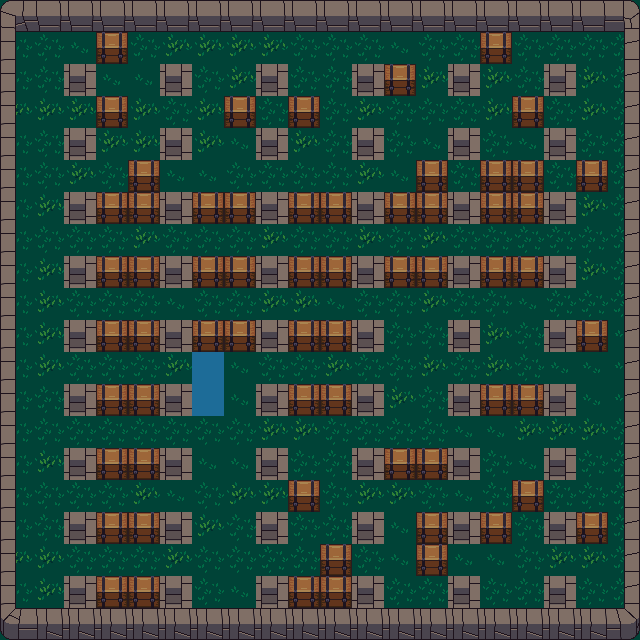

The image is a tile-based game level rendered from a .tmx file. Its description and complete source (layers, tilesets, objects, tile grids) follow:
An orthogonal 20x20 tile map with 32x32 px tiles, 3 tile layers (Tile Layer 1, florian, Tile Layer 2), 2 tilesets.

<map version="1.5" tiledversion="1.7.2" orientation="orthogonal" renderorder="right-down" width="20" height="20" tilewidth="32" tileheight="32" infinite="0" nextlayerid="4" nextobjectid="1">
 <tileset firstgid="1" source="terrain_atlas.tsx" />
 <tileset firstgid="1025" source="base_out_atlas.tsx" />
 <layer id="1" name="Tile Layer 1" width="20" height="20">
  <data encoding="csv">
936,936,936,937,937,936,936,936,936,936,936,936,936,936,936,936,936,936,935,936,
936,936,937,936,936,935,935,935,935,936,936,936,937,936,936,936,936,936,936,936,
936,936,936,937,937,936,936,935,936,936,936,935,935,935,935,935,936,936,935,936,
935,935,935,935,935,936,935,936,936,936,936,935,936,936,936,935,935,936,935,936,
936,936,935,935,935,935,935,937,936,935,936,935,936,937,936,936,937,936,936,936,
936,936,935,936,936,937,937,936,936,936,936,935,937,936,936,935,937,936,936,936,
936,935,936,936,936,937,935,936,935,936,936,935,936,936,936,935,935,936,935,936,
936,936,936,936,935,936,936,936,935,936,936,935,936,935,936,936,936,936,936,936,
936,935,937,937,937,937,936,936,936,936,936,936,936,935,937,936,936,936,935,936,
936,935,936,936,936,937,936,936,935,935,937,936,936,935,936,936,937,936,936,936,
936,935,936,936,936,936,936,935,935,936,936,936,936,936,936,935,936,936,936,937,
936,935,936,936,936,935,937,937,936,936,935,936,936,935,936,935,936,937,937,937,
936,936,935,936,936,936,936,937,935,936,935,936,935,936,937,936,936,936,937,937,
936,936,936,936,936,936,936,936,935,935,936,936,936,936,937,937,935,935,935,936,
936,935,936,936,937,937,937,937,936,936,936,936,936,936,937,936,937,937,936,936,
936,936,936,936,935,937,936,935,935,936,936,935,935,936,937,936,936,936,936,936,
936,936,936,936,936,935,935,936,936,936,936,937,937,937,937,936,936,936,936,936,
935,935,936,936,936,935,936,936,936,936,936,936,937,937,937,937,936,935,935,936,
936,935,936,936,936,936,936,937,936,936,935,935,936,936,937,936,936,937,936,936,
936,936,936,936,936,936,935,936,936,936,936,936,936,936,936,935,936,936,936,936
</data>
 </layer>
 <layer id="3" name="florian" width="20" height="20">
  <data encoding="csv">
0,0,0,0,0,0,0,0,0,0,0,0,0,0,0,0,0,0,0,0,
0,0,0,0,0,0,0,0,0,0,0,0,0,0,0,0,0,0,0,0,
0,0,0,0,0,0,0,0,0,0,0,0,0,0,0,0,0,0,0,0,
0,0,0,0,0,0,0,0,0,0,0,0,0,0,0,0,0,0,0,0,
0,0,0,0,0,0,0,0,0,0,0,0,0,0,0,0,0,0,0,0,
0,0,0,0,0,0,0,0,0,0,0,0,0,0,0,0,0,0,0,0,
0,0,0,0,0,0,0,0,0,0,0,0,0,0,0,0,0,0,0,0,
0,0,0,0,0,0,0,0,0,0,0,0,0,0,0,0,0,0,0,0,
0,0,0,0,0,0,0,0,0,0,0,0,0,0,0,0,0,0,0,0,
0,0,0,0,0,0,0,0,0,0,0,0,0,0,0,0,0,0,0,0,
0,0,0,0,0,0,0,0,0,0,0,0,0,0,0,0,0,0,0,0,
0,0,0,0,0,0,457,0,0,0,0,0,0,0,0,0,0,0,0,0,
0,0,0,0,0,0,457,0,0,0,0,0,0,0,0,0,0,0,0,0,
0,0,0,0,0,0,0,0,0,0,0,0,0,0,0,0,0,0,0,0,
0,0,0,0,0,0,0,0,0,0,0,0,0,0,0,0,0,0,0,0,
0,0,0,0,0,0,0,0,0,0,0,0,0,0,0,0,0,0,0,0,
0,0,0,0,0,0,0,0,0,0,0,0,0,0,0,0,0,0,0,0,
0,0,0,0,0,0,0,0,0,0,0,0,0,0,0,0,0,0,0,0,
0,0,0,0,0,0,0,0,0,0,0,0,0,0,0,0,0,0,0,0,
0,0,0,0,0,0,0,0,0,0,0,0,0,0,0,0,0,0,0,0
</data>
 </layer>
 <layer id="2" name="Tile Layer 2" width="20" height="20">
  <data encoding="csv">
853,854,854,854,854,854,854,854,854,854,854,854,854,854,854,854,854,854,854,855,
885,0,0,1590,0,0,0,0,0,0,0,0,0,0,0,1590,0,0,0,887,
885,0,886,0,0,886,0,0,886,0,0,886,1590,0,886,0,0,886,0,887,
885,0,0,1590,0,0,0,1590,0,1590,0,0,0,0,0,0,1590,0,0,887,
885,0,886,0,0,886,0,0,886,0,0,886,0,0,886,0,0,886,0,887,
885,0,0,0,1590,0,0,0,0,0,0,0,0,1590,0,1590,1590,0,1590,887,
885,0,886,1590,1590,886,1590,1590,886,1590,1590,886,1590,1590,886,1590,1590,886,0,887,
885,0,0,0,0,0,0,0,0,0,0,0,0,0,0,0,0,0,0,887,
885,0,886,1590,1590,886,1590,1590,886,1590,1590,886,1590,1590,886,1590,1590,886,0,887,
885,0,0,0,0,0,0,0,0,0,0,0,0,0,0,0,0,0,0,887,
885,0,886,1590,1590,886,1590,1590,886,1590,1590,886,0,0,886,0,0,886,1590,887,
885,0,0,0,0,0,0,0,0,0,0,0,0,0,0,0,0,0,0,887,
885,0,886,1590,1590,886,0,0,886,1590,1590,886,0,0,886,1590,1590,886,0,887,
885,0,0,0,0,0,0,0,0,0,0,0,0,0,0,0,0,0,0,887,
885,0,886,1590,1590,886,0,0,886,0,0,886,1590,1590,886,0,0,886,0,887,
885,0,0,0,0,0,0,0,0,1590,0,0,0,0,0,0,1590,0,0,887,
885,0,886,1590,1590,886,0,0,886,0,0,886,0,1590,886,1590,0,886,1590,887,
885,0,0,0,0,0,0,0,0,0,1590,0,0,1590,0,0,0,0,0,887,
885,0,886,1590,1590,886,0,0,886,1590,1590,886,0,0,886,0,0,886,0,887,
917,918,918,918,918,918,918,918,918,918,918,918,918,918,918,918,918,918,918,919
</data>
 </layer>
</map>
